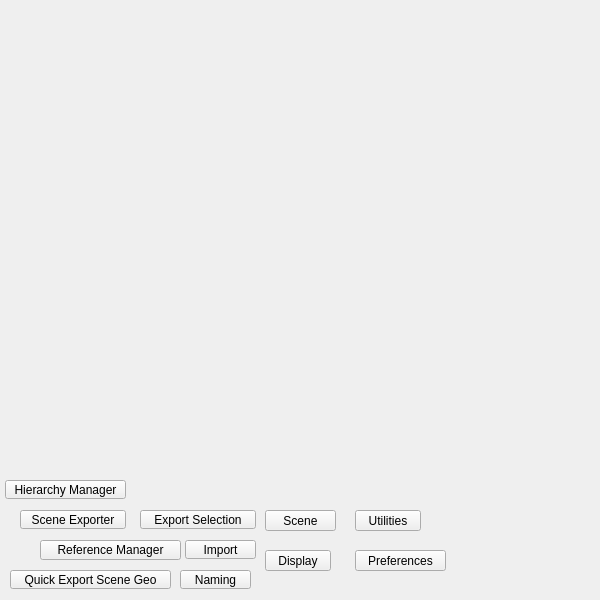
<?xml version="1.0" encoding="UTF-8"?>
<ui version="4.0">
 <class>QtUi</class>
 <widget class="QMainWindow" name="QtUi">
  <property name="enabled">
   <bool>true</bool>
  </property>
  <property name="geometry">
   <rect>
    <x>0</x>
    <y>0</y>
    <width>600</width>
    <height>600</height>
   </rect>
  </property>
  <property name="sizePolicy">
   <sizepolicy hsizetype="Ignored" vsizetype="Ignored">
    <horstretch>0</horstretch>
    <verstretch>0</verstretch>
   </sizepolicy>
  </property>
  <property name="minimumSize">
   <size>
    <width>0</width>
    <height>0</height>
   </size>
  </property>
  <property name="maximumSize">
   <size>
    <width>600</width>
    <height>600</height>
   </size>
  </property>
  <property name="toolButtonStyle">
   <enum>Qt::ToolButtonIconOnly</enum>
  </property>
  <property name="tabShape">
   <enum>QTabWidget::Triangular</enum>
  </property>
  <property name="dockNestingEnabled">
   <bool>true</bool>
  </property>
  <property name="dockOptions">
   <set>QMainWindow::AllowNestedDocks|QMainWindow::AllowTabbedDocks|QMainWindow::AnimatedDocks|QMainWindow::ForceTabbedDocks</set>
  </property>
  <widget class="QWidget" name="widget">
   <property name="sizePolicy">
    <sizepolicy hsizetype="Ignored" vsizetype="Ignored">
     <horstretch>0</horstretch>
     <verstretch>0</verstretch>
    </sizepolicy>
   </property>
   <widget class="QPushButton" name="b007">
    <property name="geometry">
     <rect>
      <x>185</x>
      <y>540</y>
      <width>71</width>
      <height>19</height>
     </rect>
    </property>
    <property name="minimumSize">
     <size>
      <width>0</width>
      <height>19</height>
     </size>
    </property>
    <property name="maximumSize">
     <size>
      <width>16777215</width>
      <height>19</height>
     </size>
    </property>
    <property name="toolTip">
     <string>Open most recent file.</string>
    </property>
    <property name="text">
     <string>Import</string>
    </property>
   </widget>
   <widget class="QPushButton" name="b008">
    <property name="geometry">
     <rect>
      <x>140</x>
      <y>510</y>
      <width>116</width>
      <height>19</height>
     </rect>
    </property>
    <property name="minimumSize">
     <size>
      <width>0</width>
      <height>19</height>
     </size>
    </property>
    <property name="maximumSize">
     <size>
      <width>16777215</width>
      <height>19</height>
     </size>
    </property>
    <property name="text">
     <string>Export Selection</string>
    </property>
   </widget>
   <widget class="ExpandableList" name="list000" native="true">
    <property name="geometry">
     <rect>
      <x>145</x>
      <y>470</y>
      <width>126</width>
      <height>21</height>
     </rect>
    </property>
    <property name="autoFillBackground">
     <bool>true</bool>
    </property>
   </widget>
   <widget class="PushButton" name="b001">
    <property name="enabled">
     <bool>true</bool>
    </property>
    <property name="geometry">
     <rect>
      <x>40</x>
      <y>540</y>
      <width>141</width>
      <height>20</height>
     </rect>
    </property>
    <property name="minimumSize">
     <size>
      <width>0</width>
      <height>20</height>
     </size>
    </property>
    <property name="maximumSize">
     <size>
      <width>16777215</width>
      <height>20</height>
     </size>
    </property>
    <property name="toolTip">
     <string>Open the reference manager.</string>
    </property>
    <property name="text">
     <string>Reference Manager</string>
    </property>
    <property name="iconSize">
     <size>
      <width>18</width>
      <height>18</height>
     </size>
    </property>
   </widget>
   <widget class="QPushButton" name="b003">
    <property name="geometry">
     <rect>
      <x>10</x>
      <y>570</y>
      <width>161</width>
      <height>19</height>
     </rect>
    </property>
    <property name="minimumSize">
     <size>
      <width>0</width>
      <height>19</height>
     </size>
    </property>
    <property name="maximumSize">
     <size>
      <width>16777215</width>
      <height>19</height>
     </size>
    </property>
    <property name="toolTip">
     <string>&lt;html&gt;&lt;head/&gt;&lt;body&gt;&lt;p&gt;Export the current scene as an fbx in the same dir as the scene file.&lt;br/&gt;&lt;span style=&quot; font-weight:600;&quot;&gt;Export Options:&lt;/span&gt;&lt;/p&gt;&lt;ul style=&quot;margin-top: 0px; margin-bottom: 0px; margin-left: 0px; margin-right: 0px; -qt-list-indent: 1;&quot;&gt;&lt;li style=&quot; margin-top:12px; margin-bottom:0px; margin-left:0px; margin-right:0px; -qt-block-indent:0; text-indent:0px;&quot;&gt;&lt;span style=&quot; font-weight:600;&quot;&gt;FBXExportCameras:&lt;/span&gt; False (cameras are not exported)&lt;/li&gt;&lt;li style=&quot; margin-top:0px; margin-bottom:0px; margin-left:0px; margin-right:0px; -qt-block-indent:0; text-indent:0px;&quot;&gt;&lt;span style=&quot; font-weight:600;&quot;&gt;FBXExportLights:&lt;/span&gt; False (lights are not exported)&lt;/li&gt;&lt;li style=&quot; margin-top:0px; margin-bottom:0px; margin-left:0px; margin-right:0px; -qt-block-indent:0; text-indent:0px;&quot;&gt;&lt;span style=&quot; font-weight:600;&quot;&gt;FBXExportSkins:&lt;/span&gt; False (skinning data is not exported)&lt;/li&gt;&lt;li style=&quot; margin-top:0px; margin-bottom:0px; margin-left:0px; margin-right:0px; -qt-block-indent:0; text-indent:0px;&quot;&gt;&lt;span style=&quot; font-weight:600;&quot;&gt;FBXExportShapes:&lt;/span&gt; False (shape deformers are not exported)&lt;/li&gt;&lt;li style=&quot; margin-top:0px; margin-bottom:0px; margin-left:0px; margin-right:0px; -qt-block-indent:0; text-indent:0px;&quot;&gt;&lt;span style=&quot; font-weight:600;&quot;&gt;FBXExportSmoothingGroups:&lt;/span&gt; True (smoothing groups are exported)&lt;/li&gt;&lt;li style=&quot; margin-top:0px; margin-bottom:0px; margin-left:0px; margin-right:0px; -qt-block-indent:0; text-indent:0px;&quot;&gt;&lt;span style=&quot; font-weight:600;&quot;&gt;FBXExportSmoothMesh:&lt;/span&gt; True (smooth mesh is exported)&lt;/li&gt;&lt;li style=&quot; margin-top:0px; margin-bottom:0px; margin-left:0px; margin-right:0px; -qt-block-indent:0; text-indent:0px;&quot;&gt;&lt;span style=&quot; font-weight:600;&quot;&gt;FBXExportHardEdges:&lt;/span&gt; True (hard edges are exported to maintain normal edge hardness)&lt;/li&gt;&lt;li style=&quot; margin-top:0px; margin-bottom:0px; margin-left:0px; margin-right:0px; -qt-block-indent:0; text-indent:0px;&quot;&gt;&lt;span style=&quot; font-weight:600;&quot;&gt;FBXExportTangents:&lt;/span&gt; True (tangent information is exported)&lt;/li&gt;&lt;li style=&quot; margin-top:0px; margin-bottom:0px; margin-left:0px; margin-right:0px; -qt-block-indent:0; text-indent:0px;&quot;&gt;&lt;span style=&quot; font-weight:600;&quot;&gt;FBXExportInstances:&lt;/span&gt; True (instance information is exported)&lt;/li&gt;&lt;li style=&quot; margin-top:0px; margin-bottom:0px; margin-left:0px; margin-right:0px; -qt-block-indent:0; text-indent:0px;&quot;&gt;&lt;span style=&quot; font-weight:600;&quot;&gt;FBXExportReferencedAssetsContent:&lt;/span&gt; False (referenced assets are not exported)&lt;/li&gt;&lt;li style=&quot; margin-top:0px; margin-bottom:0px; margin-left:0px; margin-right:0px; -qt-block-indent:0; text-indent:0px;&quot;&gt;&lt;span style=&quot; font-weight:600;&quot;&gt;FBXExportInputConnections:&lt;/span&gt; True (input connections are exported)&lt;/li&gt;&lt;li style=&quot; margin-top:0px; margin-bottom:0px; margin-left:0px; margin-right:0px; -qt-block-indent:0; text-indent:0px;&quot;&gt;&lt;span style=&quot; font-weight:600;&quot;&gt;FBXExportUseSceneName:&lt;/span&gt; True (uses the scene name for export)&lt;/li&gt;&lt;li style=&quot; margin-top:0px; margin-bottom:0px; margin-left:0px; margin-right:0px; -qt-block-indent:0; text-indent:0px;&quot;&gt;&lt;span style=&quot; font-weight:600;&quot;&gt;FBXExportUpAxis:&lt;/span&gt; &amp;quot;y&amp;quot; (sets up axis to Y)&lt;/li&gt;&lt;li style=&quot; margin-top:0px; margin-bottom:0px; margin-left:0px; margin-right:0px; -qt-block-indent:0; text-indent:0px;&quot;&gt;&lt;span style=&quot; font-weight:600;&quot;&gt;FBXExportScaleFactor:&lt;/span&gt; 1.0 (uses a scale factor of 1.0)&lt;/li&gt;&lt;li style=&quot; margin-top:0px; margin-bottom:0px; margin-left:0px; margin-right:0px; -qt-block-indent:0; text-indent:0px;&quot;&gt;&lt;span style=&quot; font-weight:600;&quot;&gt;FBXExportConvertUnitString:&lt;/span&gt; &amp;quot;cm&amp;quot; (converts units to centimeters)&lt;/li&gt;&lt;li style=&quot; margin-top:0px; margin-bottom:0px; margin-left:0px; margin-right:0px; -qt-block-indent:0; text-indent:0px;&quot;&gt;&lt;span style=&quot; font-weight:600;&quot;&gt;FBXExportTriangulate:&lt;/span&gt; False (meshes are not triangulated)&lt;/li&gt;&lt;li style=&quot; margin-top:0px; margin-bottom:0px; margin-left:0px; margin-right:0px; -qt-block-indent:0; text-indent:0px;&quot;&gt;&lt;span style=&quot; font-weight:600;&quot;&gt;FBXExportEmbeddedTextures:&lt;/span&gt; True (embeds textures in the FBX file)&lt;/li&gt;&lt;li style=&quot; margin-top:0px; margin-bottom:0px; margin-left:0px; margin-right:0px; -qt-block-indent:0; text-indent:0px;&quot;&gt;&lt;span style=&quot; font-weight:600;&quot;&gt;FBXExportConstraints:&lt;/span&gt; False (constraints are not exported)&lt;/li&gt;&lt;li style=&quot; margin-top:0px; margin-bottom:0px; margin-left:0px; margin-right:0px; -qt-block-indent:0; text-indent:0px;&quot;&gt;&lt;span style=&quot; font-weight:600;&quot;&gt;FBXExportAnimationOnly:&lt;/span&gt; False (exports both geometry and animation data, if any)&lt;/li&gt;&lt;li style=&quot; margin-top:0px; margin-bottom:0px; margin-left:0px; margin-right:0px; -qt-block-indent:0; text-indent:0px;&quot;&gt;&lt;span style=&quot; font-weight:600;&quot;&gt;FBXExportApplyConstantKeyReducer:&lt;/span&gt; False (constant key reducer is not applied)&lt;/li&gt;&lt;li style=&quot; margin-top:0px; margin-bottom:12px; margin-left:0px; margin-right:0px; -qt-block-indent:0; text-indent:0px;&quot;&gt;&lt;span style=&quot; font-weight:600;&quot;&gt;FBXExportBakeComplexAnimation:&lt;/span&gt; False (complex animations are not d by default)&lt;/li&gt;&lt;/ul&gt;&lt;/body&gt;&lt;/html&gt;</string>
    </property>
    <property name="text">
     <string>Quick Export Scene Geo</string>
    </property>
   </widget>
   <widget class="QPushButton" name="b002">
    <property name="geometry">
     <rect>
      <x>20</x>
      <y>510</y>
      <width>106</width>
      <height>19</height>
     </rect>
    </property>
    <property name="minimumSize">
     <size>
      <width>0</width>
      <height>19</height>
     </size>
    </property>
    <property name="maximumSize">
     <size>
      <width>16777215</width>
      <height>19</height>
     </size>
    </property>
    <property name="text">
     <string>Scene Exporter</string>
    </property>
   </widget>
   <widget class="QPushButton" name="b004">
    <property name="geometry">
     <rect>
      <x>5</x>
      <y>480</y>
      <width>121</width>
      <height>19</height>
     </rect>
    </property>
    <property name="minimumSize">
     <size>
      <width>0</width>
      <height>19</height>
     </size>
    </property>
    <property name="maximumSize">
     <size>
      <width>16777215</width>
      <height>19</height>
     </size>
    </property>
    <property name="text">
     <string>Hierarchy Manager</string>
    </property>
   </widget>
   <widget class="QPushButton" name="i032">
    <property name="geometry">
     <rect>
      <x>265</x>
      <y>550</y>
      <width>66</width>
      <height>21</height>
     </rect>
    </property>
    <property name="minimumSize">
     <size>
      <width>0</width>
      <height>21</height>
     </size>
    </property>
    <property name="maximumSize">
     <size>
      <width>16777215</width>
      <height>21</height>
     </size>
    </property>
    <property name="accessibleName">
     <string>display</string>
    </property>
    <property name="text">
     <string>Display</string>
    </property>
   </widget>
   <widget class="QPushButton" name="i022">
    <property name="geometry">
     <rect>
      <x>355</x>
      <y>550</y>
      <width>91</width>
      <height>21</height>
     </rect>
    </property>
    <property name="minimumSize">
     <size>
      <width>0</width>
      <height>21</height>
     </size>
    </property>
    <property name="maximumSize">
     <size>
      <width>999</width>
      <height>21</height>
     </size>
    </property>
    <property name="accessibleName">
     <string>preferences</string>
    </property>
    <property name="text">
     <string>Preferences</string>
    </property>
   </widget>
   <widget class="QPushButton" name="i020">
    <property name="geometry">
     <rect>
      <x>355</x>
      <y>510</y>
      <width>66</width>
      <height>21</height>
     </rect>
    </property>
    <property name="minimumSize">
     <size>
      <width>0</width>
      <height>21</height>
     </size>
    </property>
    <property name="maximumSize">
     <size>
      <width>16777215</width>
      <height>21</height>
     </size>
    </property>
    <property name="cursor">
     <cursorShape>IBeamCursor</cursorShape>
    </property>
    <property name="accessibleName">
     <string>utilities</string>
    </property>
    <property name="text">
     <string>Utilities</string>
    </property>
   </widget>
   <widget class="QPushButton" name="i003">
    <property name="geometry">
     <rect>
      <x>265</x>
      <y>510</y>
      <width>71</width>
      <height>21</height>
     </rect>
    </property>
    <property name="minimumSize">
     <size>
      <width>0</width>
      <height>21</height>
     </size>
    </property>
    <property name="maximumSize">
     <size>
      <width>16777215</width>
      <height>21</height>
     </size>
    </property>
    <property name="accessibleName">
     <string>scene</string>
    </property>
    <property name="text">
     <string>Scene</string>
    </property>
   </widget>
   <widget class="QPushButton" name="b005">
    <property name="geometry">
     <rect>
      <x>180</x>
      <y>570</y>
      <width>71</width>
      <height>19</height>
     </rect>
    </property>
    <property name="minimumSize">
     <size>
      <width>0</width>
      <height>19</height>
     </size>
    </property>
    <property name="maximumSize">
     <size>
      <width>16777215</width>
      <height>19</height>
     </size>
    </property>
    <property name="text">
     <string>Naming</string>
    </property>
   </widget>
  </widget>
 </widget>
 <customwidgets>
  <customwidget>
   <class>PushButton</class>
   <extends>QPushButton</extends>
   <header>widgets.pushbutton.h</header>
  </customwidget>
  <customwidget>
   <class>ExpandableList</class>
   <extends>QWidget</extends>
   <header>widgets.expandablelist.h</header>
   <container>1</container>
  </customwidget>
 </customwidgets>
 <resources/>
 <connections/>
 <designerdata>
  <property name="gridDeltaX">
   <number>5</number>
  </property>
  <property name="gridDeltaY">
   <number>10</number>
  </property>
  <property name="gridSnapX">
   <bool>true</bool>
  </property>
  <property name="gridSnapY">
   <bool>true</bool>
  </property>
  <property name="gridVisible">
   <bool>true</bool>
  </property>
 </designerdata>
</ui>
